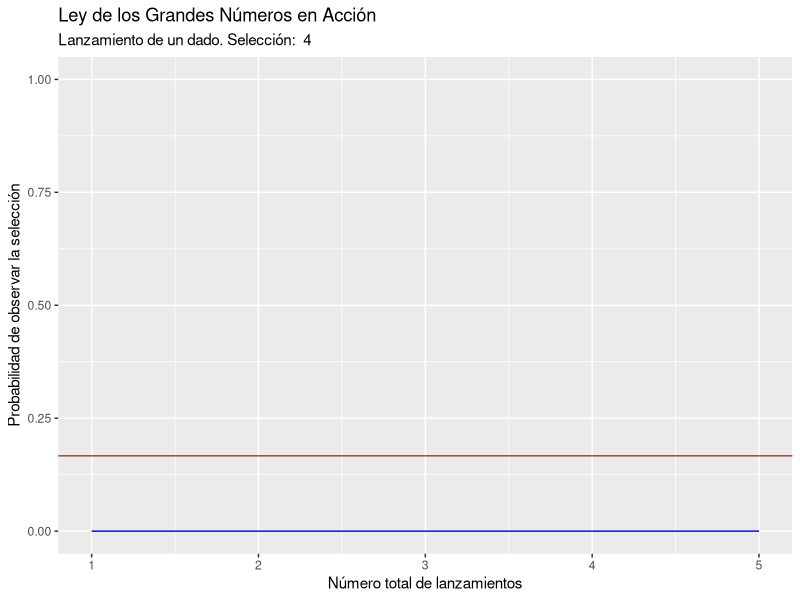
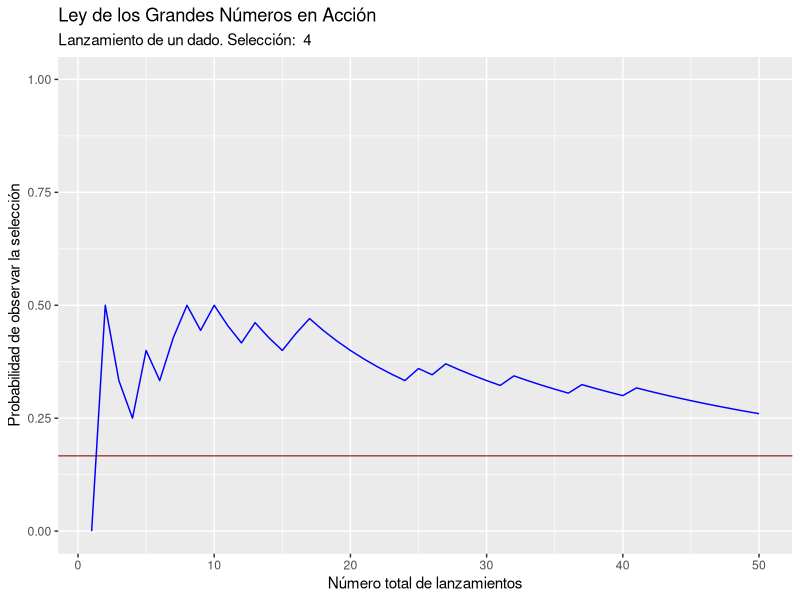
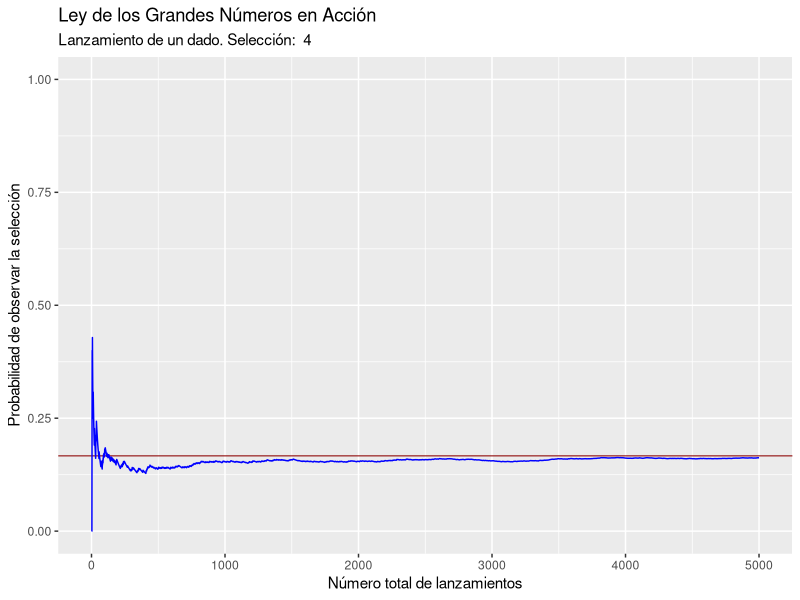

Source code (R) for these figures, in order:
## ---- chunk 1

# librerías
library(tidyverse)
## ---- chunk 2

# función para simulación
lanza_dado <- function(seleccion, num_lanzamientos) {
  dados <- data.frame(
    x1 = sample(x = 1:6, size = num_lanzamientos, replace = TRUE))
  
  dados <- dados |> 
    mutate(sel = ifelse(x1 == seleccion, 1, 0),
           acumu = cumsum(sel),
           tot_tiros = seq(from = 1, to = num_lanzamientos),
           prob = acumu / tot_tiros)
  
  dados |> 
    ggplot(aes(tot_tiros, prob)) +
    geom_hline(yintercept = 1/6, color = "darkred", linewidth = 0.35) +
    geom_line(color = "blue") +
    ylim(0, 1) +
    labs(title = "Ley de los Grandes Números en Acción",
         subtitle = paste("Lanzamiento de un dado. Selección: ", seleccion),
         x = "Número total de lanzamientos",
         y = "Probabilidad de observar la selección")
}
## ---- chunk 3

# 5 lanzamientos, selección 4
lanza_dado(seleccion = 4, num_lanzamientos = 5)
## ---- chunk 4

# 50 lanzamientos, selección 4
lanza_dado(seleccion = 4, num_lanzamientos = 50)
## ---- chunk 5

# 50,000 lanzamientos, selección 4
lanza_dado(seleccion = 4, num_lanzamientos = 5000)
